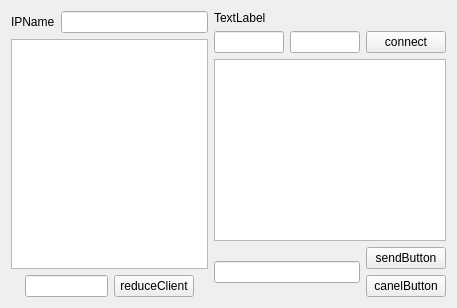
<?xml version="1.0" encoding="UTF-8"?>
<ui version="4.0">
 <class>Chetting</class>
 <widget class="QWidget" name="Chetting">
  <property name="geometry">
   <rect>
    <x>0</x>
    <y>0</y>
    <width>457</width>
    <height>308</height>
   </rect>
  </property>
  <property name="windowTitle">
   <string>Form</string>
  </property>
  <layout class="QVBoxLayout" name="verticalLayout_4">
   <item>
    <layout class="QHBoxLayout" name="horizontalLayout_5">
     <item>
      <layout class="QVBoxLayout" name="verticalLayout_3">
       <item>
        <layout class="QHBoxLayout" name="horizontalLayout_4">
         <item>
          <widget class="QLabel" name="label">
           <property name="text">
            <string>IPName</string>
           </property>
          </widget>
         </item>
         <item>
          <widget class="QLineEdit" name="IPNameEdit"/>
         </item>
        </layout>
       </item>
       <item>
        <widget class="QListWidget" name="listWidget"/>
       </item>
       <item>
        <layout class="QHBoxLayout" name="horizontalLayout_3">
         <item>
          <spacer name="horizontalSpacer">
           <property name="orientation">
            <enum>Qt::Horizontal</enum>
           </property>
           <property name="sizeHint" stdset="0">
            <size>
             <width>40</width>
             <height>20</height>
            </size>
           </property>
          </spacer>
         </item>
         <item>
          <widget class="QLineEdit" name="reduceEdit">
           <property name="readOnly">
            <bool>true</bool>
           </property>
          </widget>
         </item>
         <item>
          <widget class="QPushButton" name="reduceButton">
           <property name="text">
            <string>reduceClient</string>
           </property>
          </widget>
         </item>
         <item>
          <spacer name="horizontalSpacer_2">
           <property name="orientation">
            <enum>Qt::Horizontal</enum>
           </property>
           <property name="sizeHint" stdset="0">
            <size>
             <width>40</width>
             <height>20</height>
            </size>
           </property>
          </spacer>
         </item>
        </layout>
       </item>
      </layout>
     </item>
     <item>
      <layout class="QVBoxLayout" name="verticalLayout_2">
       <item>
        <widget class="QLabel" name="serverstatus">
         <property name="text">
          <string>TextLabel</string>
         </property>
        </widget>
       </item>
       <item>
        <layout class="QHBoxLayout" name="horizontalLayout">
         <item>
          <widget class="QLineEdit" name="ipAddress"/>
         </item>
         <item>
          <widget class="QLineEdit" name="portNumber"/>
         </item>
         <item>
          <widget class="QPushButton" name="connectButton">
           <property name="text">
            <string>connect</string>
           </property>
          </widget>
         </item>
        </layout>
       </item>
       <item>
        <widget class="QTextEdit" name="textmessage"/>
       </item>
       <item>
        <layout class="QHBoxLayout" name="horizontalLayout_2">
         <item>
          <widget class="QLineEdit" name="inputEdit"/>
         </item>
         <item>
          <layout class="QVBoxLayout" name="verticalLayout">
           <item>
            <widget class="QPushButton" name="sendButton">
             <property name="text">
              <string>sendButton</string>
             </property>
            </widget>
           </item>
           <item>
            <widget class="QPushButton" name="cacelButton">
             <property name="text">
              <string>canelButton</string>
             </property>
            </widget>
           </item>
          </layout>
         </item>
        </layout>
       </item>
      </layout>
     </item>
    </layout>
   </item>
  </layout>
 </widget>
 <resources/>
 <connections/>
</ui>
